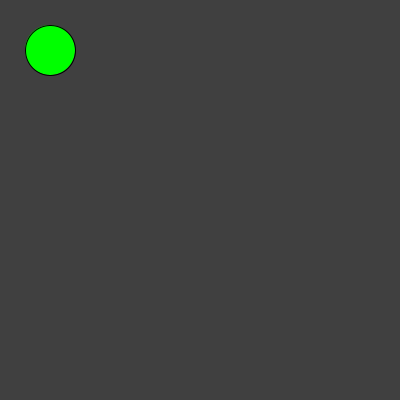
Frame 1 (no input)
Frame 60 (the mouse pressed at the canvas centre just before this capture): identical to frame 1, image omitted
Frame 120 (the mouse held since frame 60 and released just before this capture): identical to frame 1, image omitted

The Processing sketch that drew this single still picture (run headless with seeded random() and noise(); from frame 60 on, the mouse is pressed at the canvas centre):

// Processing sketch: Frogger
// ── Frogger.pde
int x = 50;
int y = 50;
void setup() {
size(400, 400);
background(64, 64, 64);
}
void draw() {
fill(0, 255, 0);
background(64, 64, 64);
ellipse(x, y, 50 , 50);
}
void keyPressed() {
  if (keyCode == UP) {
    y = y - 40;
  }
  if (keyCode == DOWN) {
   y = y + 40;
  }
}
